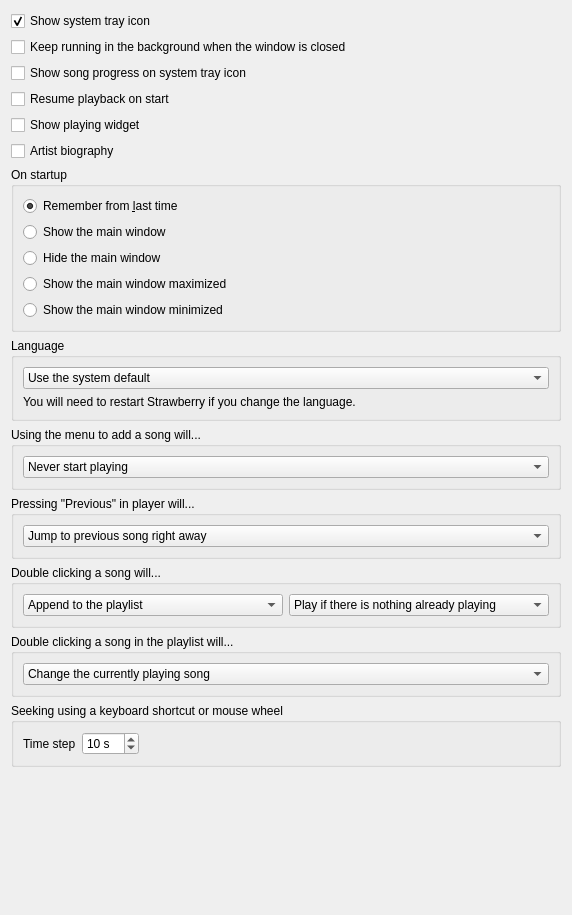
<?xml version="1.0" encoding="UTF-8"?>
<ui version="4.0">
 <class>BehaviourSettingsPage</class>
 <widget class="QWidget" name="BehaviourSettingsPage">
  <property name="geometry">
   <rect>
    <x>0</x>
    <y>0</y>
    <width>572</width>
    <height>915</height>
   </rect>
  </property>
  <property name="windowTitle">
   <string>Behavior</string>
  </property>
  <layout class="QVBoxLayout" name="layout_behavioursettingspage">
   <item>
    <widget class="QCheckBox" name="checkbox_showtrayicon">
     <property name="text">
      <string>Show system tray icon</string>
     </property>
     <property name="checked">
      <bool>true</bool>
     </property>
    </widget>
   </item>
   <item>
    <widget class="QCheckBox" name="checkbox_keeprunning">
     <property name="text">
      <string>Keep running in the background when the window is closed</string>
     </property>
     <property name="checked">
      <bool>false</bool>
     </property>
    </widget>
   </item>
   <item>
    <widget class="QCheckBox" name="checkbox_trayicon_progress">
     <property name="text">
      <string>Show song progress on system tray icon</string>
     </property>
    </widget>
   </item>
   <item>
    <widget class="QCheckBox" name="checkbox_resumeplayback">
     <property name="text">
      <string>Resume playback on start</string>
     </property>
     <property name="checked">
      <bool>false</bool>
     </property>
    </widget>
   </item>
   <item>
    <widget class="QCheckBox" name="checkbox_playingwidget">
     <property name="text">
      <string>Show playing widget</string>
     </property>
    </widget>
   </item>
   <item>
    <widget class="QCheckBox" name="checkbox_artistbio">
     <property name="text">
      <string>Artist biography</string>
     </property>
    </widget>
   </item>
   <item>
    <widget class="QGroupBox" name="groupbox_startup">
     <property name="title">
      <string>On startup</string>
     </property>
     <layout class="QVBoxLayout" name="layout_startup">
      <item>
       <widget class="QRadioButton" name="radiobutton_remember">
        <property name="text">
         <string>Remember from &amp;last time</string>
        </property>
        <property name="checked">
         <bool>true</bool>
        </property>
       </widget>
      </item>
      <item>
       <widget class="QRadioButton" name="radiobutton_show">
        <property name="text">
         <string>Show the main window</string>
        </property>
       </widget>
      </item>
      <item>
       <widget class="QRadioButton" name="radiobutton_hide">
        <property name="text">
         <string>Hide the main window</string>
        </property>
       </widget>
      </item>
      <item>
       <widget class="QRadioButton" name="radiobutton_show_maximized">
        <property name="text">
         <string>Show the main window maximized</string>
        </property>
       </widget>
      </item>
      <item>
       <widget class="QRadioButton" name="radiobutton_show_minimized">
        <property name="text">
         <string>Show the main window minimized</string>
        </property>
       </widget>
      </item>
     </layout>
    </widget>
   </item>
   <item>
    <widget class="QGroupBox" name="groupbox_language">
     <property name="title">
      <string>Language</string>
     </property>
     <layout class="QVBoxLayout" name="layout_language">
      <item>
       <widget class="QComboBox" name="combobox_language">
        <item>
         <property name="text">
          <string>Use the system default</string>
         </property>
        </item>
       </widget>
      </item>
      <item>
       <widget class="QLabel" name="label_language">
        <property name="text">
         <string>You will need to restart Strawberry if you change the language.</string>
        </property>
       </widget>
      </item>
     </layout>
    </widget>
   </item>
   <item>
    <widget class="QGroupBox" name="groupbox_add_song">
     <property name="title">
      <string>Using the menu to add a song will...</string>
     </property>
     <layout class="QVBoxLayout" name="layout_menuplaymode">
      <item>
       <widget class="QComboBox" name="combobox_menuplaymode">
        <property name="currentIndex">
         <number>0</number>
        </property>
        <item>
         <property name="text">
          <string>Never start playing</string>
         </property>
        </item>
        <item>
         <property name="text">
          <string>Play if there is nothing already playing</string>
         </property>
        </item>
        <item>
         <property name="text">
          <string>Always start playing</string>
         </property>
        </item>
       </widget>
      </item>
     </layout>
    </widget>
   </item>
   <item>
    <widget class="QGroupBox" name="groupbox_previous">
     <property name="title">
      <string>Pressing &quot;Previous&quot; in player will...</string>
     </property>
     <layout class="QVBoxLayout" name="layout_previous">
      <item>
       <widget class="QComboBox" name="combobox_previousmode">
        <property name="currentIndex">
         <number>0</number>
        </property>
        <item>
         <property name="text">
          <string>Jump to previous song right away</string>
         </property>
        </item>
        <item>
         <property name="text">
          <string>Restart song, then jump to previous if pressed again</string>
         </property>
        </item>
       </widget>
      </item>
     </layout>
    </widget>
   </item>
   <item>
    <widget class="QGroupBox" name="groupbox_doubleclickaddmode">
     <property name="title">
      <string>Double clicking a song will...</string>
     </property>
     <layout class="QHBoxLayout" name="layout_doubleclickaddmode">
      <item>
       <widget class="QComboBox" name="combobox_doubleclickaddmode">
        <property name="currentIndex">
         <number>0</number>
        </property>
        <item>
         <property name="text">
          <string>Append to the playlist</string>
         </property>
        </item>
        <item>
         <property name="text">
          <string>Replace the playlist</string>
         </property>
        </item>
        <item>
         <property name="text">
          <string>Open in new playlist</string>
         </property>
        </item>
        <item>
         <property name="text">
          <string>Add to the queue</string>
         </property>
        </item>
       </widget>
      </item>
      <item>
       <widget class="QComboBox" name="combobox_doubleclickplaymode">
        <property name="currentIndex">
         <number>1</number>
        </property>
        <item>
         <property name="text">
          <string>Never start playing</string>
         </property>
        </item>
        <item>
         <property name="text">
          <string>Play if there is nothing already playing</string>
         </property>
        </item>
        <item>
         <property name="text">
          <string>Always start playing</string>
         </property>
        </item>
       </widget>
      </item>
     </layout>
    </widget>
   </item>
   <item>
    <widget class="QGroupBox" name="groupbox_doubleclickplaylist">
     <property name="title">
      <string>Double clicking a song in the playlist will...</string>
     </property>
     <layout class="QVBoxLayout" name="layout_doubleclickplaylist">
      <item>
       <widget class="QComboBox" name="combobox_doubleclickplaylistaddmode">
        <property name="currentIndex">
         <number>0</number>
        </property>
        <item>
         <property name="text">
          <string>Change the currently playing song</string>
         </property>
        </item>
        <item>
         <property name="text">
          <string>Add to the queue</string>
         </property>
        </item>
       </widget>
      </item>
     </layout>
    </widget>
   </item>
   <item>
    <widget class="QGroupBox" name="groupbox_seekstep">
     <property name="title">
      <string>Seeking using a keyboard shortcut or mouse wheel</string>
     </property>
     <layout class="QHBoxLayout" name="layout_seekstep">
      <item>
       <widget class="QLabel" name="label_seekstep">
        <property name="text">
         <string>Time step</string>
        </property>
       </widget>
      </item>
      <item>
       <widget class="QSpinBox" name="spinbox_seekstepsec">
        <property name="suffix">
         <string> s</string>
        </property>
        <property name="prefix">
         <string/>
        </property>
        <property name="minimum">
         <number>1</number>
        </property>
        <property name="maximum">
         <number>120</number>
        </property>
        <property name="value">
         <number>10</number>
        </property>
       </widget>
      </item>
      <item>
       <spacer name="spacer_seekstep">
        <property name="orientation">
         <enum>Qt::Horizontal</enum>
        </property>
        <property name="sizeHint" stdset="0">
         <size>
          <width>40</width>
          <height>20</height>
         </size>
        </property>
       </spacer>
      </item>
     </layout>
    </widget>
   </item>
   <item>
    <spacer name="spacer_bottom">
     <property name="orientation">
      <enum>Qt::Vertical</enum>
     </property>
     <property name="sizeHint" stdset="0">
      <size>
       <width>20</width>
       <height>5</height>
      </size>
     </property>
    </spacer>
   </item>
  </layout>
 </widget>
 <tabstops>
  <tabstop>checkbox_showtrayicon</tabstop>
  <tabstop>checkbox_keeprunning</tabstop>
  <tabstop>checkbox_trayicon_progress</tabstop>
  <tabstop>checkbox_resumeplayback</tabstop>
  <tabstop>checkbox_playingwidget</tabstop>
  <tabstop>radiobutton_remember</tabstop>
  <tabstop>radiobutton_show</tabstop>
  <tabstop>radiobutton_hide</tabstop>
  <tabstop>radiobutton_show_maximized</tabstop>
  <tabstop>radiobutton_show_minimized</tabstop>
  <tabstop>combobox_language</tabstop>
  <tabstop>combobox_menuplaymode</tabstop>
  <tabstop>combobox_previousmode</tabstop>
  <tabstop>combobox_doubleclickaddmode</tabstop>
  <tabstop>combobox_doubleclickplaymode</tabstop>
  <tabstop>combobox_doubleclickplaylistaddmode</tabstop>
  <tabstop>spinbox_seekstepsec</tabstop>
 </tabstops>
 <resources/>
 <connections/>
</ui>
